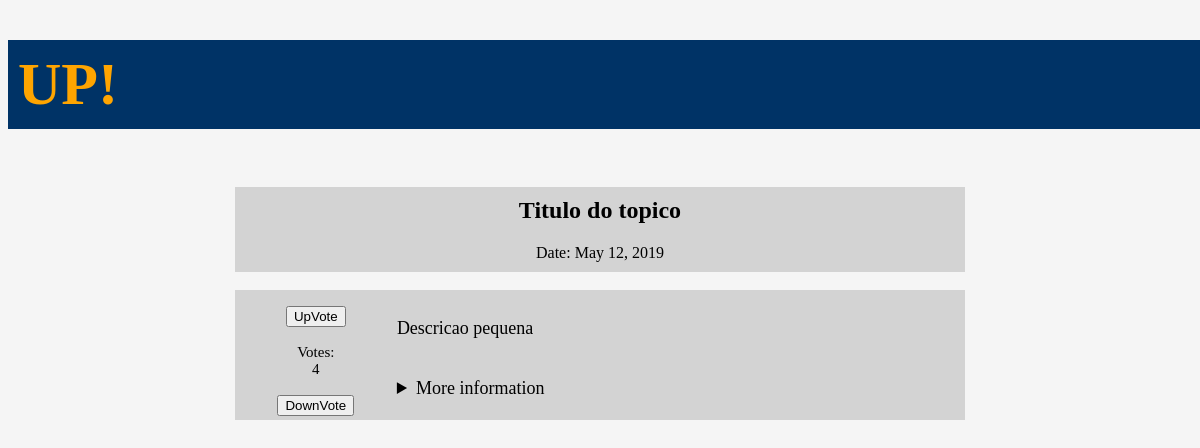
The app's page /Topics/2/, older data.
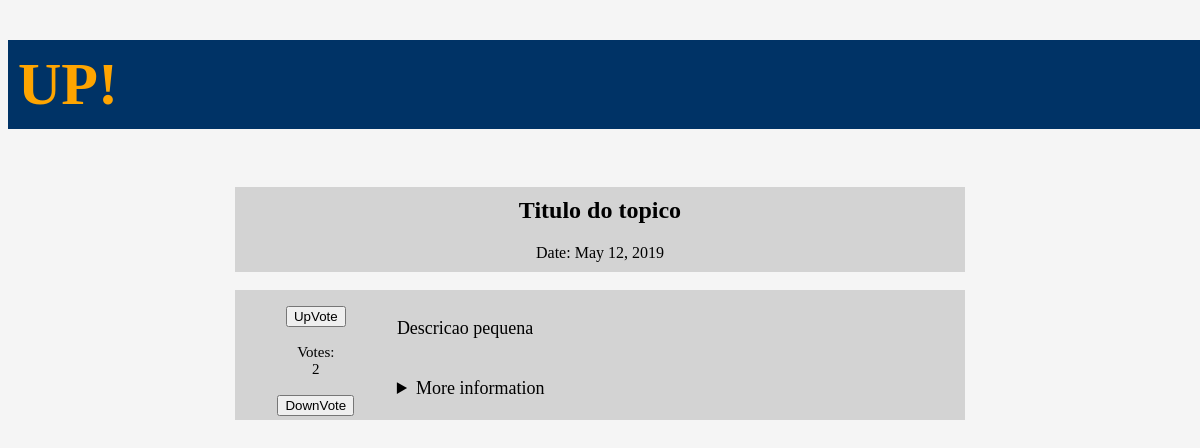
The same page, newer data.
### Topics/models.py (models this page shows, shortened)
class TopicInformation(models.Model):
    title_text = models.CharField(max_length=50)
    small_description = models.CharField(max_length=500)
    pub_date = models.DateField('date published')
    votes = models.IntegerField(default=0)
    big_description = models.CharField(max_length=10000)

### Topics/views.py (the view)
# urls.py: path('<int:id>/', views.detail, name='detail'),
def detail(request, id):
    try:
        Topic = TopicInformation.objects.get(pk=id)
    except TopicInformation.DoesNotExist:
        raise Http404("Topic does not exist.")
    return render(request, 'Topics/detail.html', {'Topic': Topic})

### Topics/templates/Topics/detail.html (shortened to what this page needs)
<!DOCTYPE html>
<html>
<head>
    <link rel="stylesheet" href="../../../static/detail.css">
</head>
<h1> UP!</h1>
<br>
<h2>{{Topic.title_text}}</h2>
<p class="date">Date: {{Topic.pub_date}}</p>
<br>
<div class="box">
    <div class="div1">
        <form action="{% url 'Topics:upvote' Topic.id %}" method='POST'>
    <button type='submit'>UpVote</button>
        </form>
        <br>
        Votes: <br> {{Topic.votes}}
        <br>
        <br>
    <form action="{% url 'Topics:downvote' Topic.id %}" method='POST'>
    <button type='submit'>DownVote</button>
    </form>
    </div>
    <div class="div2">
        <p class="small_description"> {{Topic.small_description}} </p>
        <br>
        <details> <summary> More information</summary>
        </details>
    </div>
</div>
</body>
</html>

### static/detail.css (style rules this page uses)
h1 { text-align: left; font: revert; width: 100%; border: 0; padding: 10px; background-color: #003366; color: orange; font-size: 60px; }
h2 { text-align: center; background-color: lightgrey; width: 60%; padding: 10px; border: 0; margin: auto; }
.date { text-align: center; background-color: lightgrey; width: 60%; padding: 10px; border: 0; margin: auto; }
.box { display: grid; grid-template-columns: 20% 80%; width: 60%; background-color: lightgrey; padding: 10px; margin: auto; }
.div1 { text-align: center; position: relative; top: 5%; font-size: 15px; }
.div2 { padding-left: 10px; font-size: 18px; }

Row changes from the older to the newer data that the page shows:
changed TopicInformation "Titulo do topico": votes "4" → "2"
